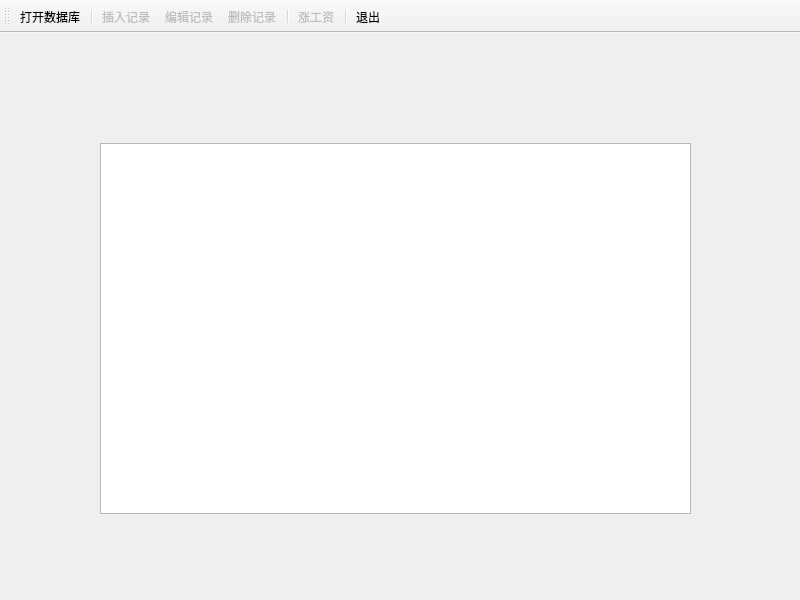
<?xml version="1.0" encoding="UTF-8"?>
<ui version="4.0">
 <class>MainWindow</class>
 <widget class="QMainWindow" name="MainWindow">
  <property name="geometry">
   <rect>
    <x>0</x>
    <y>0</y>
    <width>800</width>
    <height>600</height>
   </rect>
  </property>
  <property name="windowTitle">
   <string>MainWindow</string>
  </property>
  <widget class="QWidget" name="centralwidget">
   <widget class="QTableView" name="tableView">
    <property name="geometry">
     <rect>
      <x>100</x>
      <y>110</y>
      <width>591</width>
      <height>371</height>
     </rect>
    </property>
    <property name="selectionMode">
     <enum>QAbstractItemView::SingleSelection</enum>
    </property>
    <property name="selectionBehavior">
     <enum>QAbstractItemView::SelectRows</enum>
    </property>
   </widget>
  </widget>
  <widget class="QToolBar" name="toolBar">
   <property name="windowTitle">
    <string>toolBar</string>
   </property>
   <property name="toolButtonStyle">
    <enum>Qt::ToolButtonTextUnderIcon</enum>
   </property>
   <attribute name="toolBarArea">
    <enum>TopToolBarArea</enum>
   </attribute>
   <attribute name="toolBarBreak">
    <bool>false</bool>
   </attribute>
   <addaction name="actOpenDB"/>
   <addaction name="separator"/>
   <addaction name="actRecInsert"/>
   <addaction name="actRecEdit"/>
   <addaction name="actRecDelete"/>
   <addaction name="separator"/>
   <addaction name="actScan"/>
   <addaction name="separator"/>
   <addaction name="actQuit"/>
  </widget>
  <action name="actOpenDB">
   <property name="icon">
    <iconset resource="res.qrc">
     <normaloff>:/images/images/open3.bmp</normaloff>:/images/images/open3.bmp</iconset>
   </property>
   <property name="text">
    <string>打开数据库</string>
   </property>
   <property name="toolTip">
    <string>打开数据库</string>
   </property>
  </action>
  <action name="actQuit">
   <property name="icon">
    <iconset resource="res.qrc">
     <normaloff>:/images/images/exit.bmp</normaloff>:/images/images/exit.bmp</iconset>
   </property>
   <property name="text">
    <string>退出</string>
   </property>
   <property name="toolTip">
    <string>退出</string>
   </property>
  </action>
  <action name="actRecInsert">
   <property name="enabled">
    <bool>false</bool>
   </property>
   <property name="icon">
    <iconset resource="res.qrc">
     <normaloff>:/images/images/306.bmp</normaloff>:/images/images/306.bmp</iconset>
   </property>
   <property name="text">
    <string>插入记录</string>
   </property>
   <property name="toolTip">
    <string>插入记录</string>
   </property>
  </action>
  <action name="actRecDelete">
   <property name="enabled">
    <bool>false</bool>
   </property>
   <property name="icon">
    <iconset resource="res.qrc">
     <normaloff>:/images/images/delete1.bmp</normaloff>:/images/images/delete1.bmp</iconset>
   </property>
   <property name="text">
    <string>删除记录</string>
   </property>
   <property name="toolTip">
    <string>删除记录</string>
   </property>
  </action>
  <action name="actRecEdit">
   <property name="enabled">
    <bool>false</bool>
   </property>
   <property name="icon">
    <iconset resource="res.qrc">
     <normaloff>:/images/images/812.bmp</normaloff>:/images/images/812.bmp</iconset>
   </property>
   <property name="text">
    <string>编辑记录</string>
   </property>
   <property name="toolTip">
    <string>编辑记录</string>
   </property>
  </action>
  <action name="actScan">
   <property name="enabled">
    <bool>false</bool>
   </property>
   <property name="icon">
    <iconset resource="res.qrc">
     <normaloff>:/images/images/up.bmp</normaloff>:/images/images/up.bmp</iconset>
   </property>
   <property name="text">
    <string>涨工资</string>
   </property>
   <property name="toolTip">
    <string>涨工资</string>
   </property>
  </action>
 </widget>
 <resources>
  <include location="res.qrc"/>
 </resources>
 <connections/>
</ui>
